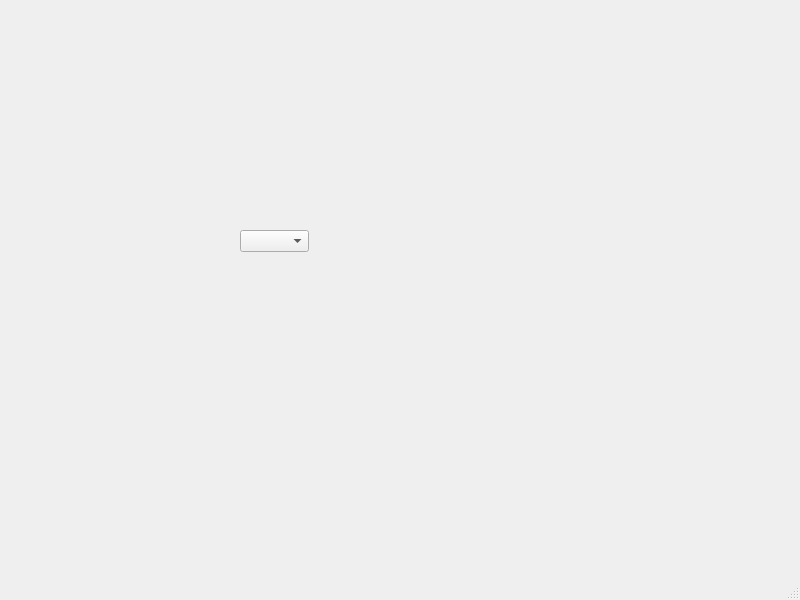
<?xml version="1.0" encoding="UTF-8"?>
<ui version="4.0">
 <class>MainWindow</class>
 <widget class="QMainWindow" name="MainWindow">
  <property name="geometry">
   <rect>
    <x>0</x>
    <y>0</y>
    <width>800</width>
    <height>600</height>
   </rect>
  </property>
  <property name="windowTitle">
   <string>MainWindow</string>
  </property>
  <widget class="QWidget" name="centralwidget">
   <widget class="QComboBox" name="comboBox">
    <property name="geometry">
     <rect>
      <x>240</x>
      <y>230</y>
      <width>69</width>
      <height>22</height>
     </rect>
    </property>
   </widget>
  </widget>
  <widget class="QMenuBar" name="menubar">
   <property name="geometry">
    <rect>
     <x>0</x>
     <y>0</y>
     <width>800</width>
     <height>21</height>
    </rect>
   </property>
  </widget>
  <widget class="QStatusBar" name="statusbar"/>
 </widget>
 <resources/>
 <connections/>
</ui>
